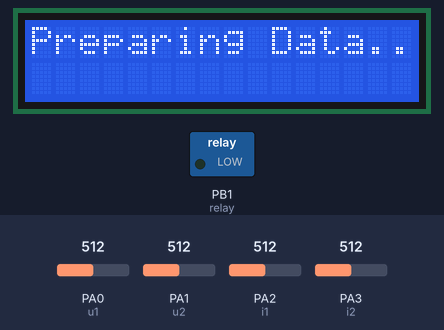
This sketch was run on a simulated STM32 Blue Pill. On the bench: 16×2 character LCD, switched loads named in the sketch (green lamp = pin HIGH). The test bench sets the inputs (shaded band); at power-on: PA0 (u1) = 512, PA1 (u2) = 512, PA2 (i1) = 512, PA3 (i2) = 512. Storage starts empty; EEPROM starts erased; no radio packets arrive unless stated.

Above: at 0.1 s.
At 15.3 s:
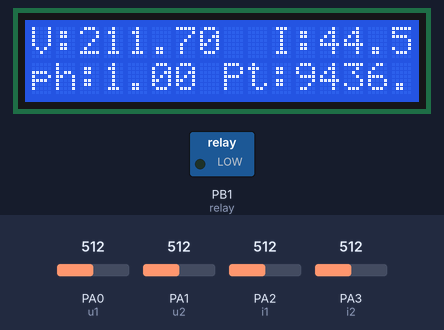

The sketch:

stm32.ino
```cpp
#include <SPI.h>
#include <SD.h>
#include "RF24.h"
#include <SoftwareSerial.h>
#include <SD.h>
#include <LiquidCrystal.h>
#include <EEPROM.h>

//C:\Users\ZbookG3\AppData\Local\Temp\arduino_build_658316
//Peripherals
LiquidCrystal lcd(PA8, PA10, PB4, PB5, PB6, PB7);   //LCD
File myFile;    //SD card
const uint64_t pipe = 0xE8E8F0F0E1LL; //RF Address
RF24 radio(PB0,PA4);
SoftwareSerial mySerial(PB10,PB11); // Serial
const int sensor = A0;

//Gia tri do
int mode=1;  //mode mua/ban
float phi;
float uhd,ihd1,ihd2;
float A_tong,A_mattroi,A_luoi;
float a_mua;
float a_ban;

//Tuc thoi
float u1,u2,i1,i2;
float ptong,pmattroi,pluoi;
float p_mua;
float p_ban;

//Timer
long tgtt;  //Thoi gian tinh tien - Luu moc tinh tien
long tgtr;  //Thoi gian truoc - Chu ky lay mau
long tg;  //Thoi gian lay mau - Luu moc lay mau

//Data
float msg[8];
int k=0;
int dem=0;
int mau=250;
double mu1[250],mu2[250],mi1[250],mi2[250];
int value = 0;


void setup()
{
  mySerial.begin(9600);
  mySerial.println("Hello, world?");

  pinMode(A0,INPUT);  //u1
  pinMode(A1,INPUT);  //u2
  pinMode(A2,INPUT);  //i1
  pinMode(A3,INPUT);  //i2

  pinMode(PA12,INPUT);
  pinMode(PB1,OUTPUT);  //relay
  digitalWrite(PB1,0);

  radio.begin();      //RF init
  radio.setAutoAck(1);
  radio.setRetries(1,1);
  radio.setDataRate(RF24_1MBPS);    //Toc do truyen
  radio.setPALevel(RF24_PA_MAX);      //Dung luong toi da
  radio.setChannel(10);               //Kenh truyen
  radio.openWritingPipe(pipe);        //Mo kenh

  tg=micros();

  lcd.begin(16, 2);   //LCD init
  lcd.print("Preparing Data...");

  if (!SD.begin(PC15))
  {
    mySerial.println("initialization failed!");
  }
  a_mua    =EEPROM.read(1);
  a_ban    =EEPROM.read(2);
  A_mattroi=EEPROM.read(3);
  A_tong   =EEPROM.read(3);
}

void loop()
{
  tgtr=micros()-tg;
  if(k<mau)
  {
    if(micros()-tg>=60033)
    {
      tg=micros();
      u1=analogRead(A0)*11.0/1023.0*3.3/1.0/12.0*220.0;   //(R4+R5)*ADC*Vref/R4/kba
      u2=analogRead(A1)*11.0/1023.0*3.3/1.0/12.0*220.0;
      i1=((analogRead(A2)*13.3/1023*1000000)-2314174.00)/66000;   //((R12+R13)/ADC*(uV)-Voffset)/do nhay(offset mac dinh 2.5 do nguon =  5)
      i2=((analogRead(A3)*13.3/1023*1000000)-2314174.00)/66000;
      mu1[k] = u1;
      mu2[k] = u2;
      mi1[k] = abs(i1);
      mi2[k] = abs(i2);
      k++;
      if(i1>=0&&i2>=0)
        {dem++;if(dem>150){mode=1;dem=0;}}
      else if(i1<=0&&i2<=0)
        {dem++;if(dem>150){mode=1;dem=0;}}
      else
        {dem++;if(dem>150){mode=0;dem=0;}}

      mySerial.print(mu1[k]);mySerial.print("   ");
      mySerial.print(u2);mySerial.print("   ");
      mySerial.print(i1);mySerial.print("   ");
      mySerial.print(i2);mySerial.print("   ");
      mySerial.print(tgtr);mySerial.print("   ");
      mySerial.print(k);mySerial.print("   ");
      mySerial.println("   ");
    }
  }
  if(k>=mau)
  {
    k=0;
    float u1_max, u2_max, i1_max, i2_max;
    for(int i=0;i<mau;i++)
    {
      if(u1_max<mu1[i])u1_max=mu1[i];
      if(u2_max<mu2[i])u2_max=mu2[i];
      if(i1_max<mi1[i])i1_max=mi1[i];
      if(i2_max<mi2[i])i2_max=mi2[i];
    }
    u1=analogRead(A0)*11.0/1023.0*3.3/1.0/12.0*220.0;
    u2=analogRead(A1)*11.0/1023.0*3.3/1.0/12.0*220.0;
    i1=((analogRead(A2)*13.3/1023*1000000)-2314174.00)/66000;
    i2=((analogRead(A3)*13.3/1023*1000000)-2314174.00)/66000;

    //    mySerial.println(".................................");
    //    mySerial.print(u1_max);mySerial.print("   ");
    //    mySerial.print(u2_max);mySerial.print("   ");
    //    mySerial.print(i1_max);mySerial.print("   ");
    //    mySerial.print(i2_max);mySerial.print("   ");
    //    mySerial.println("   ");

    float k = cos(acos(u1/u1_max)-acos(i1/i1_max));

    //uhd
    uhd = abs(u2_max/sqrt(2))*203/220*206/209 - 2.5;
    if(2 <= uhd && uhd <= 3)
      uhd = abs(uhd - 2);
    else if(1 <= uhd && uhd <= 2)
      uhd = abs(uhd - 1);
    else if(uhd <= 0)
      uhd = 0;
    else{}

    //ihd
    ihd1=abs(i1_max)/sqrt(2)-1.95;
    ihd2=abs(i2_max)/sqrt(2)-1.67;

    //cos phi
    if(uhd < 5)
      phi = 0.00;
    else if(k>0.8&&k<=1.0)
      phi=k;

    //P
    ptong=uhd*ihd1*phi;
    pluoi=uhd*ihd2*phi;

    if(mode==1)   //mua dien
    {
      p_mua=pluoi;
      p_ban=0;
      pmattroi=ptong-pluoi;
    }
    if(mode==0)   //ban dien
    {
      p_ban=pluoi;
      p_mua=0;
      pmattroi=ptong+pluoi;
    }

    A_mattroi=A_mattroi + pmattroi*(millis()-tgtt)/3600000;
    A_tong=A_tong + ptong*(millis()-tgtt)/3600000;

    hienthi();
    ghi();

    a_mua +=p_mua*(millis()-tgtt)/3600000;
    a_ban +=p_ban*(millis()-tgtt)/3600000;
    tgtt=millis();

    //Terminal
    mySerial.print("Uhd:");mySerial.println(uhd);
    mySerial.print("ihd1:");mySerial.println(ihd1);
    mySerial.print("ihd2:");mySerial.println(ihd2);
    mySerial.print("cos phi");mySerial.println(phi);
    mySerial.print("A_mattroi");mySerial.println(A_mattroi);
    mySerial.print("A_tong");mySerial.println(A_tong);
    mySerial.println(".................................");

    //Save to array
    msg[0]=uhd;
    msg[1]=ihd1;
    msg[2]=ihd2;
    msg[3]=phi;
    msg[4]=a_mua;
    msg[5]=a_ban;
    msg[6]=A_mattroi;
    msg[7]=A_tong;

    //Reset data
    for(int i=0;i<250;i++)
    {
      mu1[i]=0;mu2[i]=0;mi1[i]=0;mi2[i]=0;
    }

    //transmit rf
    for(int i=0;i<1000;i++)
    {
      radio.write(&msg, sizeof(msg));
      delay(1);
    }
    //tg=micros();
    if(uhd<10)digitalWrite(PB1,1);  //Relay
    else digitalWrite(PB1,0);

    //Reset data
    i1_max=0;
    i2_max=0;
    uhd = 0;
    ihd1 = 0;
    ihd2 = 0;
    phi = 0;
  }
}

void hienthi()
{
  lcd.begin(16, 2);
  lcd.clear();
  lcd.setCursor(0, 0);  lcd.print("V:");  lcd.print(uhd); lcd.print("  ");
  lcd.setCursor(9, 0);  lcd.print(" I:");  lcd.print(ihd1);  lcd.print(" ");

  lcd.setCursor(0, 1);  lcd.print("ph:"); lcd.print(phi); lcd.print(" ");
  lcd.setCursor(8, 1);  lcd.print("Pt:"); lcd.print(ptong); lcd.print(" ");
}
void ghi()
{
  myFile = SD.open("test.txt", FILE_WRITE);
  if(myFile)
  {
    String sd="  Udh= "+String(uhd)+ "  ihd1= "+String(ihd1)+ "  ihd2= "+String(ihd2)+ "  phi= "+String(phi)+"  A= "+String(A_tong);
    myFile.println(sd);
    mySerial.println(sd);
    myFile.close();
    mySerial.println("done.");
    EEPROM.write(1,a_mua);
    EEPROM.write(2,a_ban);
    EEPROM.write(3,A_mattroi);
    EEPROM.write(4,A_tong);
  }
  else
  {
    mySerial.println("error opening test.txt");
  }
}
```
